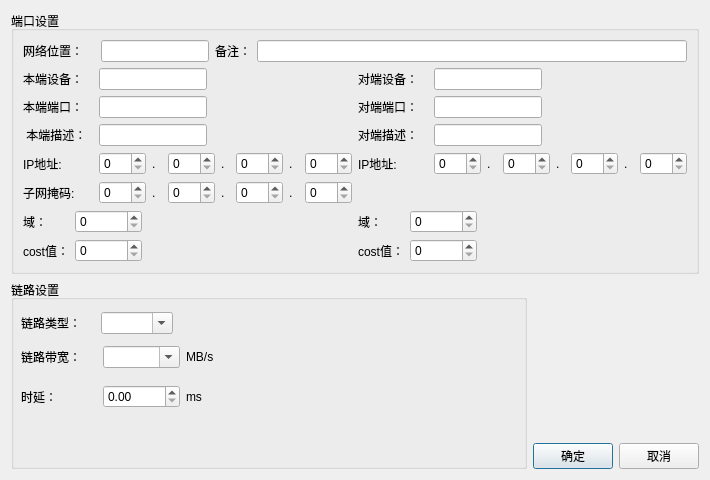
<?xml version="1.0" encoding="UTF-8"?>
<ui version="4.0">
 <class>CPortDialog</class>
 <widget class="QDialog" name="CPortDialog">
  <property name="geometry">
   <rect>
    <x>0</x>
    <y>0</y>
    <width>710</width>
    <height>480</height>
   </rect>
  </property>
  <property name="minimumSize">
   <size>
    <width>710</width>
    <height>480</height>
   </size>
  </property>
  <property name="windowTitle">
   <string>Dialog</string>
  </property>
  <layout class="QGridLayout" name="gridLayout_3">
   <item row="0" column="0">
    <layout class="QVBoxLayout" name="verticalLayout_4">
     <item>
      <widget class="QGroupBox" name="portset">
       <property name="title">
        <string>端口设置</string>
       </property>
       <layout class="QGridLayout" name="gridLayout_2">
        <item row="0" column="0">
         <layout class="QHBoxLayout" name="horizontalLayout">
          <item>
           <widget class="QLabel" name="label_6">
            <property name="minimumSize">
             <size>
              <width>72</width>
              <height>0</height>
             </size>
            </property>
            <property name="maximumSize">
             <size>
              <width>72</width>
              <height>16777215</height>
             </size>
            </property>
            <property name="text">
             <string>网络位置：</string>
            </property>
           </widget>
          </item>
          <item>
           <widget class="QLineEdit" name="networkLocation">
            <property name="sizePolicy">
             <sizepolicy hsizetype="Preferred" vsizetype="Fixed">
              <horstretch>0</horstretch>
              <verstretch>0</verstretch>
             </sizepolicy>
            </property>
           </widget>
          </item>
          <item>
           <widget class="QLabel" name="label_20">
            <property name="text">
             <string>备注：</string>
            </property>
           </widget>
          </item>
          <item>
           <widget class="QLineEdit" name="remark"/>
          </item>
         </layout>
        </item>
        <item row="1" column="0">
         <layout class="QGridLayout" name="gridLayout">
          <item row="0" column="0">
           <layout class="QVBoxLayout" name="verticalLayout">
            <item>
             <layout class="QHBoxLayout" name="horizontalLayout_2">
              <item>
               <layout class="QFormLayout" name="formLayout">
                <item row="0" column="0">
                 <widget class="QLabel" name="label_1">
                  <property name="minimumSize">
                   <size>
                    <width>70</width>
                    <height>0</height>
                   </size>
                  </property>
                  <property name="maximumSize">
                   <size>
                    <width>70</width>
                    <height>16777215</height>
                   </size>
                  </property>
                  <property name="text">
                   <string>本端设备：</string>
                  </property>
                 </widget>
                </item>
                <item row="0" column="1">
                 <widget class="QLineEdit" name="srcDevice"/>
                </item>
                <item row="1" column="0">
                 <widget class="QLabel" name="label_2">
                  <property name="minimumSize">
                   <size>
                    <width>70</width>
                    <height>0</height>
                   </size>
                  </property>
                  <property name="maximumSize">
                   <size>
                    <width>70</width>
                    <height>16777215</height>
                   </size>
                  </property>
                  <property name="text">
                   <string>本端端口：</string>
                  </property>
                 </widget>
                </item>
                <item row="1" column="1">
                 <widget class="QLineEdit" name="srcInterface"/>
                </item>
                <item row="2" column="0">
                 <widget class="QLabel" name="label_18">
                  <property name="minimumSize">
                   <size>
                    <width>70</width>
                    <height>0</height>
                   </size>
                  </property>
                  <property name="maximumSize">
                   <size>
                    <width>70</width>
                    <height>16777215</height>
                   </size>
                  </property>
                  <property name="text">
                   <string> 本端描述：</string>
                  </property>
                 </widget>
                </item>
                <item row="2" column="1">
                 <widget class="QLineEdit" name="srcDescribe"/>
                </item>
               </layout>
              </item>
              <item>
               <spacer name="horizontalSpacer">
                <property name="orientation">
                 <enum>Qt::Horizontal</enum>
                </property>
                <property name="sizeHint" stdset="0">
                 <size>
                  <width>40</width>
                  <height>20</height>
                 </size>
                </property>
               </spacer>
              </item>
             </layout>
            </item>
            <item>
             <layout class="QHBoxLayout" name="horizontalLayout_3">
              <item>
               <widget class="QLabel" name="label_4">
                <property name="minimumSize">
                 <size>
                  <width>70</width>
                  <height>0</height>
                 </size>
                </property>
                <property name="maximumSize">
                 <size>
                  <width>70</width>
                  <height>16777215</height>
                 </size>
                </property>
                <property name="text">
                 <string>IP地址:</string>
                </property>
               </widget>
              </item>
              <item>
               <widget class="QSpinBox" name="ip1">
                <property name="minimumSize">
                 <size>
                  <width>0</width>
                  <height>0</height>
                 </size>
                </property>
                <property name="maximumSize">
                 <size>
                  <width>50</width>
                  <height>16777215</height>
                 </size>
                </property>
                <property name="maximum">
                 <number>255</number>
                </property>
               </widget>
              </item>
              <item>
               <widget class="QLabel" name="label_13">
                <property name="text">
                 <string>.</string>
                </property>
               </widget>
              </item>
              <item>
               <widget class="QSpinBox" name="ip2">
                <property name="maximumSize">
                 <size>
                  <width>50</width>
                  <height>16777215</height>
                 </size>
                </property>
                <property name="maximum">
                 <number>255</number>
                </property>
               </widget>
              </item>
              <item>
               <widget class="QLabel" name="label_21">
                <property name="text">
                 <string>.</string>
                </property>
               </widget>
              </item>
              <item>
               <widget class="QSpinBox" name="ip3">
                <property name="maximumSize">
                 <size>
                  <width>50</width>
                  <height>16777215</height>
                 </size>
                </property>
                <property name="maximum">
                 <number>255</number>
                </property>
               </widget>
              </item>
              <item>
               <widget class="QLabel" name="label_22">
                <property name="text">
                 <string>.</string>
                </property>
               </widget>
              </item>
              <item>
               <widget class="QSpinBox" name="ip4">
                <property name="maximumSize">
                 <size>
                  <width>50</width>
                  <height>16777215</height>
                 </size>
                </property>
                <property name="maximum">
                 <number>255</number>
                </property>
               </widget>
              </item>
             </layout>
            </item>
            <item>
             <layout class="QHBoxLayout" name="horizontalLayout_4">
              <item>
               <widget class="QLabel" name="label_5">
                <property name="sizePolicy">
                 <sizepolicy hsizetype="Expanding" vsizetype="Preferred">
                  <horstretch>0</horstretch>
                  <verstretch>0</verstretch>
                 </sizepolicy>
                </property>
                <property name="minimumSize">
                 <size>
                  <width>70</width>
                  <height>0</height>
                 </size>
                </property>
                <property name="maximumSize">
                 <size>
                  <width>70</width>
                  <height>16777215</height>
                 </size>
                </property>
                <property name="text">
                 <string>子网掩码:</string>
                </property>
               </widget>
              </item>
              <item>
               <widget class="QSpinBox" name="mask1">
                <property name="maximumSize">
                 <size>
                  <width>50</width>
                  <height>16777215</height>
                 </size>
                </property>
                <property name="maximum">
                 <number>255</number>
                </property>
               </widget>
              </item>
              <item>
               <widget class="QLabel" name="label_25">
                <property name="text">
                 <string>.</string>
                </property>
               </widget>
              </item>
              <item>
               <widget class="QSpinBox" name="mask2">
                <property name="maximumSize">
                 <size>
                  <width>50</width>
                  <height>16777215</height>
                 </size>
                </property>
                <property name="maximum">
                 <number>255</number>
                </property>
               </widget>
              </item>
              <item>
               <widget class="QLabel" name="label_24">
                <property name="text">
                 <string>.</string>
                </property>
               </widget>
              </item>
              <item>
               <widget class="QSpinBox" name="mask3">
                <property name="maximumSize">
                 <size>
                  <width>50</width>
                  <height>16777215</height>
                 </size>
                </property>
                <property name="maximum">
                 <number>255</number>
                </property>
               </widget>
              </item>
              <item>
               <widget class="QLabel" name="label_23">
                <property name="text">
                 <string>.</string>
                </property>
               </widget>
              </item>
              <item>
               <widget class="QSpinBox" name="mask4">
                <property name="maximumSize">
                 <size>
                  <width>50</width>
                  <height>16777215</height>
                 </size>
                </property>
                <property name="maximum">
                 <number>255</number>
                </property>
               </widget>
              </item>
             </layout>
            </item>
            <item>
             <layout class="QHBoxLayout" name="horizontalLayout_5">
              <item>
               <layout class="QFormLayout" name="formLayout_2">
                <item row="0" column="0">
                 <widget class="QLabel" name="label_3">
                  <property name="text">
                   <string>域：</string>
                  </property>
                 </widget>
                </item>
                <item row="0" column="1">
                 <widget class="QSpinBox" name="srcArea">
                  <property name="maximum">
                   <number>999999999</number>
                  </property>
                 </widget>
                </item>
                <item row="1" column="0">
                 <widget class="QLabel" name="label_7">
                  <property name="text">
                   <string>cost值：</string>
                  </property>
                 </widget>
                </item>
                <item row="1" column="1">
                 <widget class="QSpinBox" name="srcCost">
                  <property name="maximum">
                   <number>360</number>
                  </property>
                 </widget>
                </item>
               </layout>
              </item>
              <item>
               <spacer name="horizontalSpacer_3">
                <property name="orientation">
                 <enum>Qt::Horizontal</enum>
                </property>
                <property name="sizeHint" stdset="0">
                 <size>
                  <width>40</width>
                  <height>20</height>
                 </size>
                </property>
               </spacer>
              </item>
             </layout>
            </item>
           </layout>
          </item>
          <item row="0" column="1">
           <layout class="QVBoxLayout" name="verticalLayout_2">
            <item>
             <layout class="QHBoxLayout" name="horizontalLayout_6">
              <item>
               <layout class="QFormLayout" name="formLayout_3">
                <item row="0" column="0">
                 <widget class="QLabel" name="label_8">
                  <property name="minimumSize">
                   <size>
                    <width>70</width>
                    <height>0</height>
                   </size>
                  </property>
                  <property name="maximumSize">
                   <size>
                    <width>70</width>
                    <height>16777215</height>
                   </size>
                  </property>
                  <property name="text">
                   <string>对端设备：</string>
                  </property>
                 </widget>
                </item>
                <item row="0" column="1">
                 <widget class="QLineEdit" name="desDevice"/>
                </item>
                <item row="1" column="0">
                 <widget class="QLabel" name="label_9">
                  <property name="minimumSize">
                   <size>
                    <width>70</width>
                    <height>0</height>
                   </size>
                  </property>
                  <property name="maximumSize">
                   <size>
                    <width>70</width>
                    <height>16777215</height>
                   </size>
                  </property>
                  <property name="text">
                   <string>对端端口：</string>
                  </property>
                 </widget>
                </item>
                <item row="1" column="1">
                 <widget class="QLineEdit" name="desInterface"/>
                </item>
                <item row="2" column="0">
                 <widget class="QLabel" name="label_19">
                  <property name="minimumSize">
                   <size>
                    <width>70</width>
                    <height>0</height>
                   </size>
                  </property>
                  <property name="maximumSize">
                   <size>
                    <width>70</width>
                    <height>16777215</height>
                   </size>
                  </property>
                  <property name="text">
                   <string>对端描述：</string>
                  </property>
                 </widget>
                </item>
                <item row="2" column="1">
                 <widget class="QLineEdit" name="desDescribe"/>
                </item>
               </layout>
              </item>
              <item>
               <spacer name="horizontalSpacer_2">
                <property name="orientation">
                 <enum>Qt::Horizontal</enum>
                </property>
                <property name="sizeHint" stdset="0">
                 <size>
                  <width>40</width>
                  <height>20</height>
                 </size>
                </property>
               </spacer>
              </item>
             </layout>
            </item>
            <item>
             <layout class="QHBoxLayout" name="horizontalLayout_7">
              <item>
               <widget class="QLabel" name="label_11">
                <property name="minimumSize">
                 <size>
                  <width>70</width>
                  <height>0</height>
                 </size>
                </property>
                <property name="maximumSize">
                 <size>
                  <width>70</width>
                  <height>16777215</height>
                 </size>
                </property>
                <property name="text">
                 <string>IP地址:</string>
                </property>
               </widget>
              </item>
              <item>
               <widget class="QSpinBox" name="ip21">
                <property name="maximumSize">
                 <size>
                  <width>50</width>
                  <height>16777215</height>
                 </size>
                </property>
                <property name="maximum">
                 <number>255</number>
                </property>
               </widget>
              </item>
              <item>
               <widget class="QLabel" name="label_28">
                <property name="text">
                 <string>.</string>
                </property>
               </widget>
              </item>
              <item>
               <widget class="QSpinBox" name="ip22">
                <property name="maximumSize">
                 <size>
                  <width>50</width>
                  <height>16777215</height>
                 </size>
                </property>
                <property name="maximum">
                 <number>255</number>
                </property>
               </widget>
              </item>
              <item>
               <widget class="QLabel" name="label_27">
                <property name="text">
                 <string>.</string>
                </property>
               </widget>
              </item>
              <item>
               <widget class="QSpinBox" name="ip23">
                <property name="maximumSize">
                 <size>
                  <width>50</width>
                  <height>16777215</height>
                 </size>
                </property>
                <property name="maximum">
                 <number>255</number>
                </property>
               </widget>
              </item>
              <item>
               <widget class="QLabel" name="label_26">
                <property name="text">
                 <string>.</string>
                </property>
               </widget>
              </item>
              <item>
               <widget class="QSpinBox" name="ip24">
                <property name="maximumSize">
                 <size>
                  <width>50</width>
                  <height>16777215</height>
                 </size>
                </property>
                <property name="maximum">
                 <number>255</number>
                </property>
               </widget>
              </item>
             </layout>
            </item>
            <item>
             <layout class="QHBoxLayout" name="horizontalLayout_8">
              <item>
               <widget class="QLabel" name="label_31">
                <property name="text">
                 <string/>
                </property>
               </widget>
              </item>
             </layout>
            </item>
            <item>
             <layout class="QHBoxLayout" name="horizontalLayout_9">
              <item>
               <layout class="QFormLayout" name="formLayout_4">
                <item row="0" column="0">
                 <widget class="QLabel" name="label_10">
                  <property name="text">
                   <string>域：</string>
                  </property>
                 </widget>
                </item>
                <item row="0" column="1">
                 <widget class="QSpinBox" name="desArea">
                  <property name="maximum">
                   <number>999999999</number>
                  </property>
                 </widget>
                </item>
                <item row="1" column="0">
                 <widget class="QLabel" name="label_14">
                  <property name="text">
                   <string>cost值：</string>
                  </property>
                 </widget>
                </item>
                <item row="1" column="1">
                 <widget class="QSpinBox" name="desCost">
                  <property name="maximum">
                   <number>360</number>
                  </property>
                 </widget>
                </item>
               </layout>
              </item>
              <item>
               <spacer name="horizontalSpacer_4">
                <property name="orientation">
                 <enum>Qt::Horizontal</enum>
                </property>
                <property name="sizeHint" stdset="0">
                 <size>
                  <width>40</width>
                  <height>20</height>
                 </size>
                </property>
               </spacer>
              </item>
             </layout>
            </item>
           </layout>
          </item>
         </layout>
        </item>
       </layout>
      </widget>
     </item>
     <item>
      <layout class="QHBoxLayout" name="horizontalLayout_10">
       <item>
        <widget class="QGroupBox" name="lineset">
         <property name="sizePolicy">
          <sizepolicy hsizetype="Expanding" vsizetype="Expanding">
           <horstretch>0</horstretch>
           <verstretch>0</verstretch>
          </sizepolicy>
         </property>
         <property name="title">
          <string>链路设置</string>
         </property>
         <widget class="QWidget" name="layoutWidget">
          <property name="geometry">
           <rect>
            <x>10</x>
            <y>32</y>
            <width>241</width>
            <height>101</height>
           </rect>
          </property>
          <layout class="QVBoxLayout" name="verticalLayout_5">
           <item>
            <layout class="QHBoxLayout" name="horizontalLayout_13">
             <item>
              <widget class="QLabel" name="linkTypeLabel">
               <property name="minimumSize">
                <size>
                 <width>74</width>
                 <height>0</height>
                </size>
               </property>
               <property name="text">
                <string>链路类型：</string>
               </property>
              </widget>
             </item>
             <item>
              <widget class="QComboBox" name="linktype">
               <property name="editable">
                <bool>true</bool>
               </property>
              </widget>
             </item>
             <item>
              <spacer name="horizontalSpacer_5">
               <property name="orientation">
                <enum>Qt::Horizontal</enum>
               </property>
               <property name="sizeHint" stdset="0">
                <size>
                 <width>40</width>
                 <height>20</height>
                </size>
               </property>
              </spacer>
             </item>
            </layout>
           </item>
           <item>
            <layout class="QHBoxLayout" name="horizontalLayout_11">
             <item>
              <widget class="QLabel" name="linkBandwidthLabel">
               <property name="minimumSize">
                <size>
                 <width>74</width>
                 <height>0</height>
                </size>
               </property>
               <property name="text">
                <string>链路带宽：</string>
               </property>
              </widget>
             </item>
             <item>
              <widget class="QComboBox" name="bandWidth">
               <property name="editable">
                <bool>true</bool>
               </property>
              </widget>
             </item>
             <item>
              <widget class="QLabel" name="label_32">
               <property name="text">
                <string>MB/s</string>
               </property>
              </widget>
             </item>
            </layout>
           </item>
           <item>
            <layout class="QHBoxLayout" name="horizontalLayout_12">
             <item>
              <widget class="QLabel" name="linkDelayLabel">
               <property name="minimumSize">
                <size>
                 <width>74</width>
                 <height>0</height>
                </size>
               </property>
               <property name="text">
                <string>时延：</string>
               </property>
              </widget>
             </item>
             <item>
              <widget class="QDoubleSpinBox" name="delay"/>
             </item>
             <item>
              <widget class="QLabel" name="label_15">
               <property name="text">
                <string>ms</string>
               </property>
              </widget>
             </item>
            </layout>
           </item>
          </layout>
         </widget>
        </widget>
       </item>
       <item>
        <layout class="QVBoxLayout" name="verticalLayout_3">
         <item>
          <spacer name="verticalSpacer">
           <property name="orientation">
            <enum>Qt::Vertical</enum>
           </property>
           <property name="sizeHint" stdset="0">
            <size>
             <width>20</width>
             <height>40</height>
            </size>
           </property>
          </spacer>
         </item>
         <item>
          <layout class="QHBoxLayout" name="horizontalLayout_1">
           <item>
            <widget class="QPushButton" name="OkButton">
             <property name="text">
              <string>确定</string>
             </property>
            </widget>
           </item>
           <item>
            <widget class="QPushButton" name="CancelButton">
             <property name="text">
              <string>取消</string>
             </property>
            </widget>
           </item>
          </layout>
         </item>
        </layout>
       </item>
      </layout>
     </item>
    </layout>
   </item>
  </layout>
 </widget>
 <resources/>
 <connections/>
</ui>
